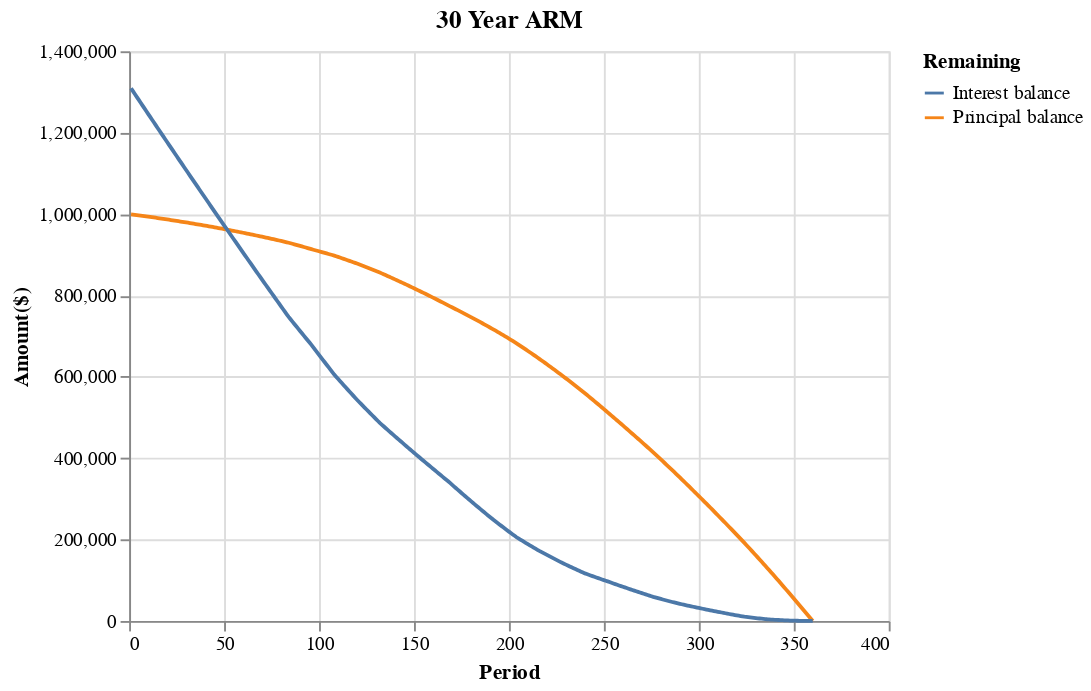

The notebook cell saved with this chart:
### Code cell
schedule_c_cal = schedule_c.copy()
schedule_c_cal["Interest balance"] = schedule_c_cal["Interest"].sum() - schedule_c_cal["Interest"].cumsum()
schedule_c_cal["Principal balance"] = schedule_c_cal["Principal"].sum() - schedule_c_cal["Principal"].cumsum()

schedule_c_melt = schedule_c_cal.drop(0).melt(id_vars="Period", value_vars=["Principal balance", "Interest balance"],
                                             value_name="Amount($)", var_name="Remaining")

c_plot = alt.Chart(schedule_c_melt).mark_line()\
            .encode(x="Period", y=alt.Y("Amount($)", scale=alt.Scale(domain=[0, 1_400_000])), color="Remaining")\
            .properties(title = "30 Year ARM")

c_plot

### Figure 1 — Vega-Lite specification as saved in the notebook (floating-point values rounded to 4 significant figures; data arrays with more than 128 entries replaced by an {"elided": "..."} marker saying what was removed)
{"config": {"view": {"continuousWidth": 400, "continuousHeight": 300}}, "data": {"name": "data-453748b81a01f8e8f7875bce2c4905cd"}, "mark": "line", "encoding": {"color": {"field": "Remaining", "type": "nominal"}, "x": {"field": "Period", "type": "quantitative"}, "y": {"field": "Amount($)", "scale": {"domain": [0, 1400000]}, "type": "quantitative"}}, "title": "30 Year ARM", "$schema": "https://vega.github.io/schema/vega-lite/v4.17.0.json", "datasets": {"data-453748b81a01f8e8f7875bce2c4905cd": {"elided": "720 records"}}}
